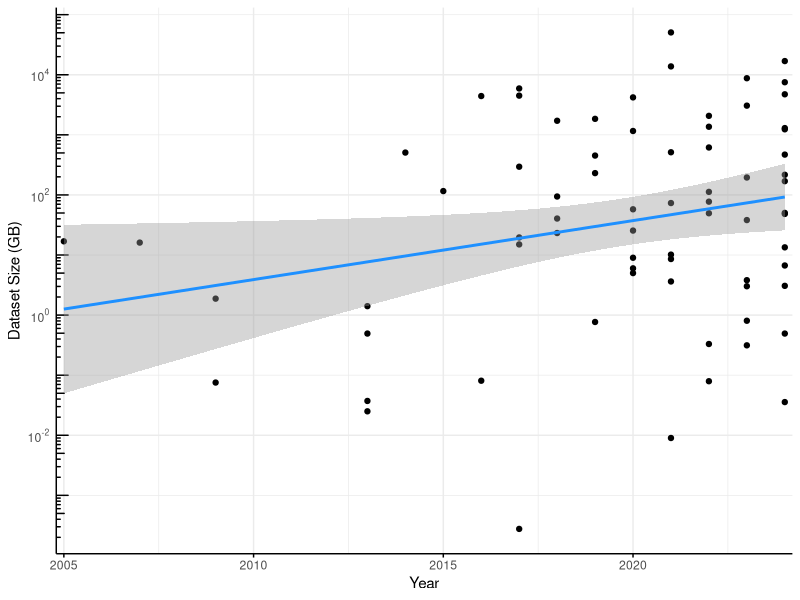
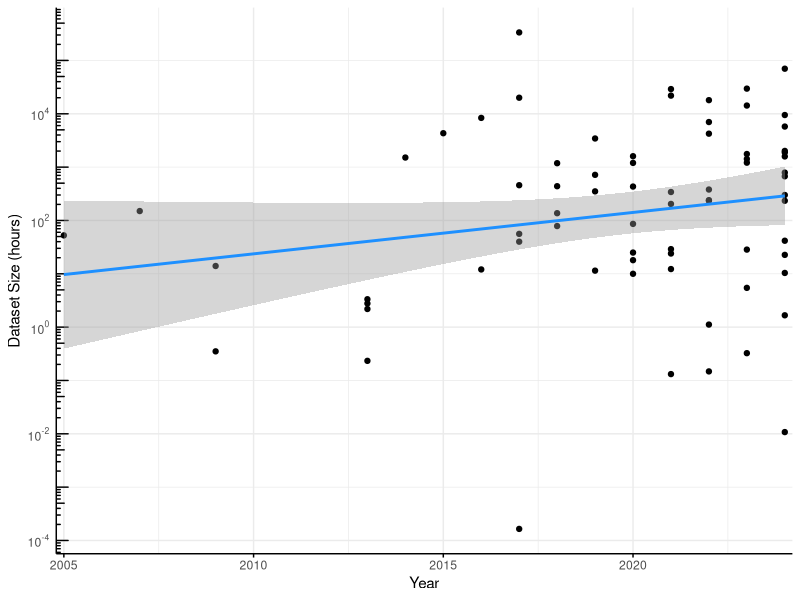
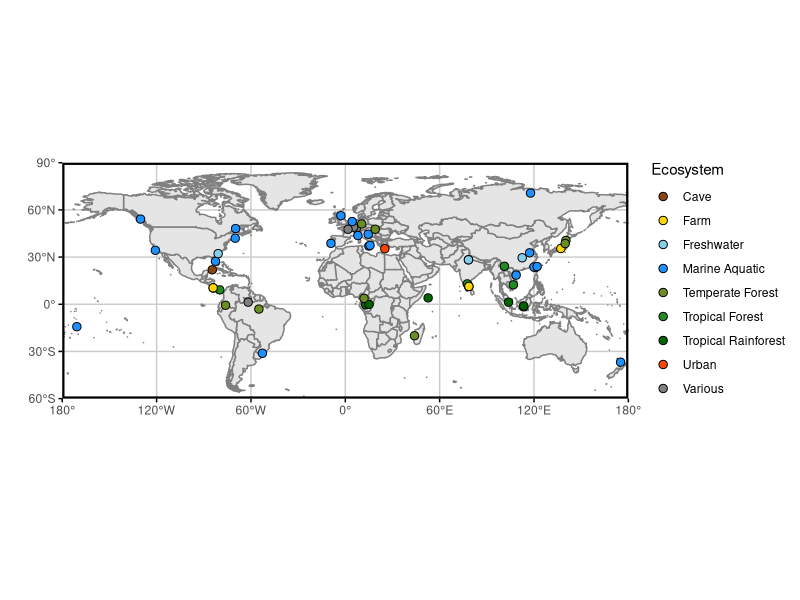
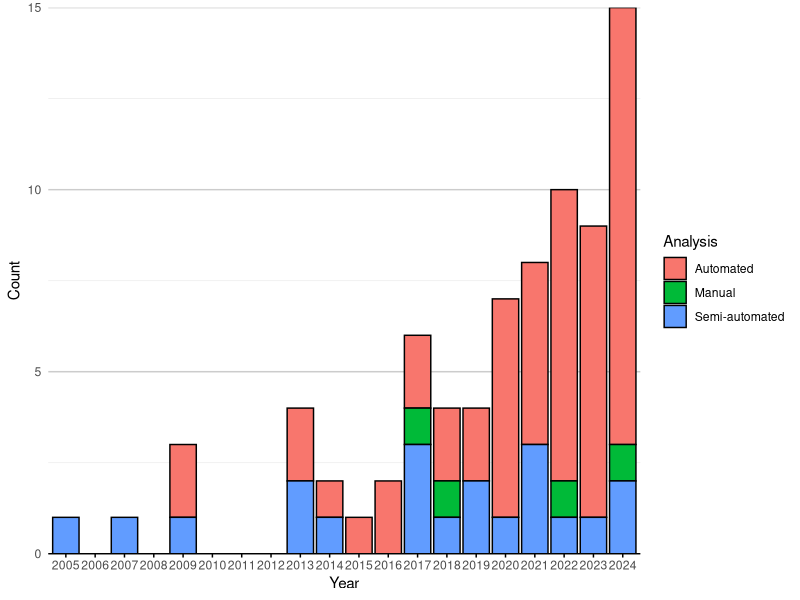
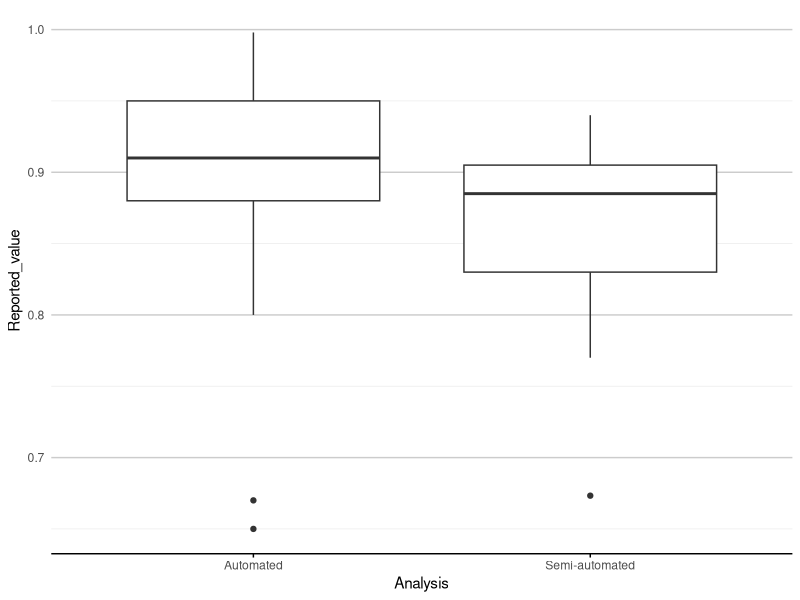
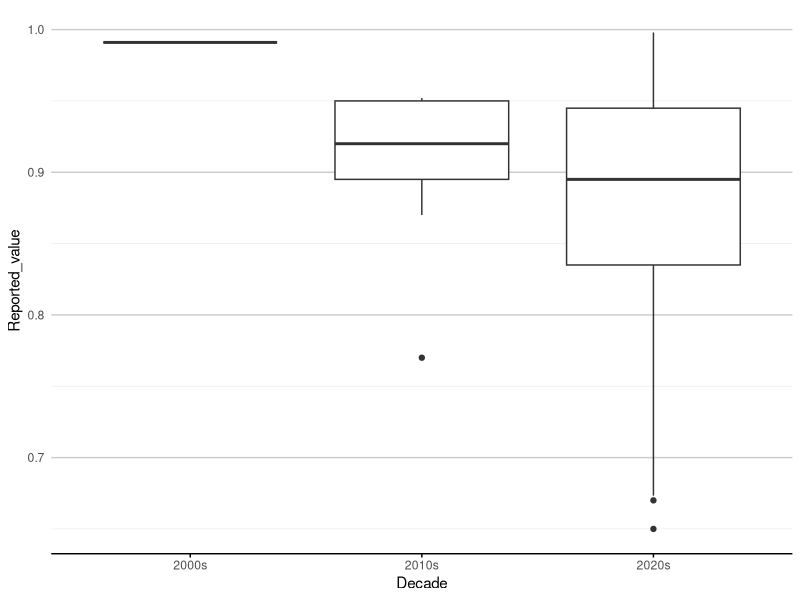
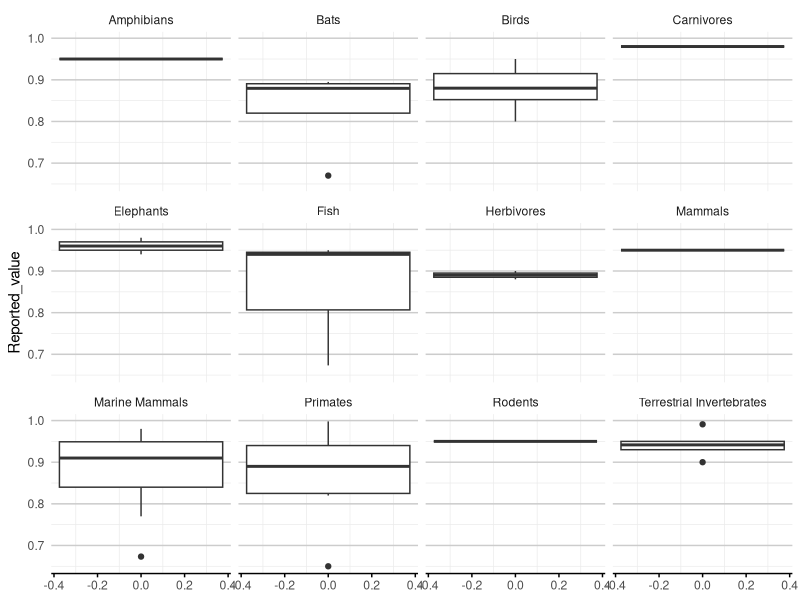
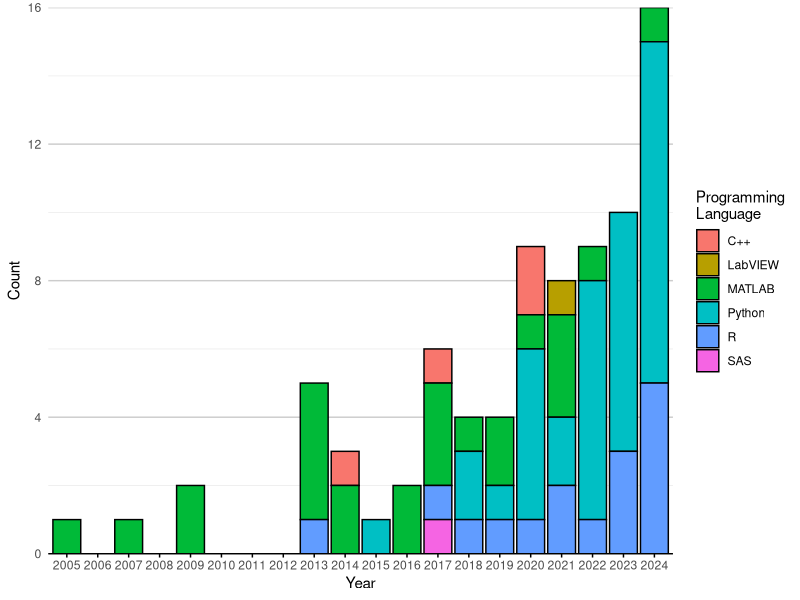

Write R code to recreate these figures, in order.
## ---- chunk 1
library(ggplot2)
library(maps)
library(dplyr)
## ---- chunk 2
df <- read.csv("tagged_literature.csv")
#df$Year <- as.factor(df$Year)

log10_minor_break = function (...){
  function(x) {
    minx         = floor(min(log10(x), na.rm=T))-1;
    maxx         = ceiling(max(log10(x), na.rm=T))+1;
    n_major      = maxx-minx+1;
    major_breaks = seq(minx, maxx, by=1)
    minor_breaks = 
      rep(log10(seq(1, 9, by=4)), times = n_major)+
      rep(major_breaks, each = 9)
    return(10^(minor_breaks))
  }
}

log_breaks = function(maj, radix=10) {
  function(x) {
    minx         = floor(min(logb(x,radix), na.rm=T)) - 1
    maxx         = ceiling(max(logb(x,radix), na.rm=T)) + 1
    n_major      = maxx - minx + 1
    major_breaks = seq(minx, maxx, by=1)
    if (maj) {
      breaks = major_breaks
    } else {
      steps = logb(1:(radix-1),radix)
      breaks = rep(steps, times=n_major) +
               rep(major_breaks, each=radix-1)
    }
    radix^breaks
  }
}
scale_x_log_eng = function(..., radix=10) {
  scale_x_continuous(...,
                     trans=scales::log_trans(radix),
                     breaks=scales::log_breaks(TRUE, radix),
                     minor_breaks=scales::log_breaks(FALSE, radix))
}
scale_y_log_eng = function(..., radix=10) {
  scale_y_continuous(...,
                     trans=scales::log_trans(radix),
                     breaks=scales::log_breaks(TRUE, radix),
                     minor_breaks=scales::log_breaks(FALSE, radix))
}

p <- df |>
  tidyr::drop_na(Dataset_GB) |> 
  #filter(Year >= 2008) |>
  ggplot(aes(Year, Dataset_GB)) + 
  geom_point() + 
  scale_y_log10(
    breaks = scales::trans_breaks("log10", function(x) 10^x),
    labels = scales::trans_format("log10", scales::math_format(10^.x))
  ) +
  annotation_logticks(side="l")+
  geom_smooth(method="lm", color = "dodgerblue") +
  scale_x_continuous(expand = c(0.01,0.01)) +
  labs(y="Dataset Size (GB)") +
  theme_minimal() +
  theme(axis.line = element_line(),
        axis.ticks.x = element_line())
p
ggsave("images/data_trend.png", p, width = 120, height = 120, units = "mm")

p <- df |>
  tidyr::drop_na(Dataset_hours) |> 
  #filter(Year >= 2008) |>
  ggplot(aes(Year, Dataset_hours)) + 
  geom_point() + 
  scale_y_log10(
    breaks = scales::trans_breaks("log10", function(x) 10^x),
    labels = scales::trans_format("log10", scales::math_format(10^.x))
  ) +
  annotation_logticks(side="l")+
  geom_smooth(method="lm", color = "dodgerblue") +
  scale_x_continuous(expand = c(0.01,0.01)) +
  labs(y="Dataset Size (hours)") +
  theme_minimal() +
  theme(axis.line = element_line(),
        axis.ticks.x = element_line())
p
ggsave("images/hours_trend.png", p, width = 120, height = 120, units = "mm")
## ---- chunk 3
# Sample data
#coords <- c("-0.356251N,12.940863E;-0.078775N,15.127076E", "-0.078775N,15.1270777E")

# Function to convert coordinates to numeric values
convert_to_numeric <- function(coord_string) {
  # Split the string by comma
  parts <- strsplit(coord_string, ",")[[1]]
  #remove leading or trailing space
  
  # Extract latitude and longitude, handle direction
  lat <- as.numeric(gsub("[A-Z]", "", parts[1]))
  lon <- as.numeric(gsub("[A-Z]", "", parts[2]))
  
  # Check direction for latitude
  if (grepl("S", parts[1])) {
    lat <- -lat
  }
  
  # Check direction for longitude
  if (grepl("W", parts[2])) {
    lon <- -lon
  }
  
  return(paste0(c(lat, lon), collapse = ","))
}

latlong_df <- df |>
  select(latlong, Ecosystem) |>
  mutate(latlong = strsplit(latlong, ";")) |>
  tidyr::unnest(latlong) |>
  mutate(Ecosystem = strsplit(Ecosystem, ", ")) |>
  tidyr::unnest(Ecosystem) |>
  mutate(latlong = sapply(latlong, convert_to_numeric),
         lat = sapply(strsplit(latlong, ","), function(x) as.numeric(x[1])),
         long = sapply(strsplit(latlong, ","), function(x) as.numeric(x[2]))
)

# Create the world map
world <- map_data("world")

ecosystem_colors <- c(
  "Tropical Forest" = "#228B22",
  "Marine Aquatic" = "#1E90FF",
  "Various" = "#808080",
  "Tropical Rainforest" = "#006400",
  "Freshwater" = "#87CEEB",
  "Temperate Forest" = "#6B8E23",
  "Farm" = "#FFD700",
  "Cave" = "#8B4513",
  "Urban" = "#FF4500"
)

# Plotting
p <- ggplot() +
  # Add world map with light grey fill and dark grey borders
  geom_polygon(data = world, aes(x = long, y = lat, group = group), 
               fill = "grey90", color = "grey50") +
  # Add jittered points for different tags
  geom_jitter(data = latlong_df, aes(x = long, y = lat, fill = Ecosystem), colour="black", size = 2.5, shape=21) +
  # Set coordinate system to map projection
  coord_fixed(ratio = 1, xlim = c(-180, 180), ylim = c(-60, 90), expand = FALSE) +
  # Custom breaks and labels for x (longitude) and y (latitude)
  scale_x_continuous(breaks = seq(-180, 180, by = 60),
                     labels = c("180°", "120°W", "60°W", "0°", "60°E", "120°E", "180°")) +
  scale_y_continuous(breaks = seq(-90, 90, by = 30),
                     labels = c("90°", "60°S", "30°S", "0°", "30°N", "60°N", "90°")) +
  scale_fill_manual(values = ecosystem_colors) +
  # Theme settings
  labs(x="",y="")+
  theme_minimal() +
  theme(
    axis.ticks = element_line(),
    panel.grid.major = element_line(color = "grey80"),    # Light grey grid lines
    panel.grid.minor = element_blank(),                   # No minor grid lines
    panel.border = element_rect(color = "black", fill = NA, linewidth=1.5),  # Black panel border
    axis.text.x = element_text(angle = 0, hjust = 0.5),   # Horizontal x-axis text
    legend.position = "right"                             # Legend on right
  )
p
ggsave("images/ecosystem_map.png", p, width = 240, height = 90, units = "mm")
## ---- chunk 4
bar_theme_x <- theme(panel.grid.major.x = element_blank(),
                   panel.grid.major.y = element_line(colour = "grey80"),
                   axis.line.x = element_line(colour="black"),
                   axis.ticks.x=element_line())
bar_theme_y <- theme(panel.grid.major.y = element_blank(),
                   panel.grid.major.x = element_line(colour = "grey80"),
                   axis.line.y = element_line(colour="black"),
                   axis.ticks.y=element_line())

include_missing_zero <- function(df, col){
  missing_years <- 2005:2024  # This creates c(2025, 2024)

  new_rows <- expand.grid(
    Year  = missing_years,  
    a     = df |> pull({{col}}) |> unique(), 
    Count = 0
  )
  
  colnames(new_rows)[2] <- col

  df <- df |>
    bind_rows(new_rows) |>
    distinct() 
  return(df)
}

keep_gt1 <- function(df, col){
  total_counts <- df |>
    group_by(.data[[col]]) |>
    summarise(Total_Count = n(), .groups = 'drop') |>
    na.omit()

  methods_to_keep <- total_counts |>
    filter(Total_Count > 1) |>
    pull({{ col }})
    
  df[,col] <- ifelse(df[[col]] %in% methods_to_keep, df[[col]], "Other Methods")
  return(df)
}

barplot_counts <- function(df, col, col_title=col, prop=FALSE, year=TRUE, decade=FALSE, bar_col="dodgerblue"){
  if(decade){
    df <- df |>
      mutate(Year = case_when(
        Year >= 2000 & Year < 2010 ~ "2000s",
        Year >= 2010 & Year < 2020 ~ "2010s",
        Year >= 2020 & Year < 2030 ~ "2020s",
        TRUE ~ NA_character_  # Handle years outside these ranges
      ))
  }
  count_data <- df |>
    group_by(Year, .data[[col]], .drop=FALSE) |>
    summarise(Count = n(), .groups = 'drop') |>
    na.omit()
  
  total_count_per_year <- count_data |>
    group_by(Year, .drop=FALSE) |>
    summarise(Total = sum(Count), .groups = 'drop')
  
  count_data <- left_join(count_data, total_count_per_year, by = "Year") |>
    mutate(Percentage = (Count / Total) * 100) 
  
  if(!decade){
    count_data <- count_data |>
    include_missing_zero(col)
  }
  
  if(!year){
    df <- df[df[,col] != "Other Methods",]
    p <- df |>
      ggplot(aes(y = reorder(.data[[col]], .data[[col]], FUN = length, decreasing = FALSE))) +
      geom_bar(stat = "count", fill = bar_col) +  # Fill bars with dodgerblue
      labs(x = "Count", y = col_title) +
      scale_x_continuous(expand = c(0,0))
  } else {
    if(prop){
      p <- count_data |> 
        ggplot(aes(x = factor(Year), y = Percentage, fill = .data[[col]], label=Count)) +
        geom_bar(stat = "identity", colour=ifelse(count_data$Count > 0, "black", NA)) +
        geom_text(size = 3, position = position_stack(vjust = 0.5))+
        labs(x = "Year", y = "Percentage", fill = col_title) +
        scale_y_continuous(expand=c(0,0))
    } else {
      p <- count_data |> 
        ggplot(aes(x = factor(Year), y = Count, fill = .data[[col]])) +
        geom_bar(stat = "identity", colour=ifelse(count_data$Count > 0, "black", NA)) +
        labs(x = "Year", y = "Count", fill = col_title) +
        scale_y_continuous(expand=c(0,0))
    }
  }
  p <- p + 
    #scale_fill_viridis_d()+
    theme_minimal() +
    guides(fill = guide_legend(override.aes = list(colour = "black")))+
    bar_theme_x
  return(p)
}
## ---- chunk 5
# Convert 'NA' to R's NA
df$Analysis[df$Analysis == "NA"] <- NA

p <- barplot_counts(df, "Analysis")
p
ggsave("images/analysis_year.png", p, width = 240, height = 100, units = "mm")
## ---- chunk 6
p <- df |>
  filter((Reported_value != "") & (!is.na(Reported_value))) |>
  mutate(Reported_value = as.numeric(Reported_value)) |>
  tidyr::drop_na(Reported_value) |>
  ggplot(aes(x = Analysis, y = Reported_value)) +
  geom_boxplot() +
  theme_minimal() +
  bar_theme_x
p
ggsave("images/analysis_reportedvalue.png", p, width = 240, height = 100, units = "mm")
## ---- chunk 7
p <- df |>
  filter((Reported_value != "") & (!is.na(Reported_value))) |>
  mutate(Reported_value = as.numeric(Reported_value)) |>
  tidyr::drop_na(Reported_value) |>
  mutate(Decade = case_when(
    Year >= 2000 & Year < 2010 ~ "2000s",
    Year >= 2010 & Year < 2020 ~ "2010s",
    Year >= 2020 & Year < 2030 ~ "2020s",
    TRUE ~ NA_character_  # Handle years outside these ranges
  )) |>
  ggplot(aes(x = Decade, y = Reported_value)) +
  geom_boxplot() +
  theme_minimal() +
  bar_theme_x
p
ggsave("images/decade_reportedvalue.png", p, width = 240, height = 100, units = "mm")
## ---- chunk 8
p <- df |>
  filter((Reported_value != "") & (!is.na(Reported_value))) |>
  mutate(Reported_value = as.numeric(Reported_value)) |>
  tidyr::drop_na(Reported_value) |>
  mutate(Taxa = strsplit(as.character(Taxa), ", ")) |>
  tidyr::unnest(Taxa) |>
  ggplot(aes(y = Reported_value)) +
  geom_boxplot() +
  theme_minimal() +
  bar_theme_x +
  facet_wrap(~Taxa)
p
ggsave("images/taxa_reportedvalue.png", p, width = 240, height = 100, units = "mm")
## ---- chunk 9
# Convert 'NA' to R's NA
df$Prog..language[df$Prog..language == "NA"] <- NA

# Split languages where there are multiple
df_lang <- df |>
  mutate(ProgLanguage = strsplit(as.character(Prog..language), ", ")) |>
  tidyr::unnest(ProgLanguage)

p <- barplot_counts(df_lang, "ProgLanguage", "Programming\nLanguage")
p
ggsave("images/programminglanguage_year.png", p, width = 240, height = 100, units = "mm")
## ---- chunk 10
df_taxa <- df |>
  mutate(Taxa = strsplit(as.character(Taxa), ", ")) |>
  tidyr::unnest(Taxa)

p <- barplot_counts(df_taxa, "Taxa")
p
ggsave("images/taxa_year.png", p, width = 240, height = 100, units = "mm")
## ---- chunk 11
df_analysis <- df |>
  mutate(Analysis.Methods = strsplit(as.character(Analysis.Methods), ", ")) |>
  tidyr::unnest(Analysis.Methods)

df_analysis <- keep_gt1(df_analysis, "Analysis.Methods")
  #filter(Analysis.Methods %in% methods_to_keep)
p <- barplot_counts(df_analysis, "Analysis.Methods")
p
ggsave("images/analysismethods_year.png", p, width = 240, height = 100, units = "mm")
p <- barplot_counts(df_analysis, "Analysis.Methods", year=FALSE)
p
ggsave("images/analysismethods_total.png", p, width = 240, height = 100, units = "mm")
## ---- chunk 12
df_tools <- df |>
  mutate(Automation.Tools = strsplit(as.character(Automation.Tools), ", ")) |>
  tidyr::unnest(Automation.Tools)

df_tools <- keep_gt1(df_tools, "Automation.Tools")

#filter(Analysis.Methods %in% methods_to_keep)
p <- barplot_counts(df_tools, "Automation.Tools", "Automation Tools")
p
ggsave("images/automationtools_year.png", p, width = 240, height = 120, units = "mm")
p <- barplot_counts(df_tools, "Automation.Tools", "Automation Tools", year = FALSE, bar_col="darkmagenta")
p
ggsave("images/automationtools_total.png", p, width = 240, height = 120, units = "mm")
## ---- chunk 13
df_code_available <- df |>
  mutate(Code.availability = strsplit(as.character(Code.availability), ", ")) |>
  tidyr::unnest(Code.availability)

p <- barplot_counts(df_code_available, "Code.availability", "Code\nAvailability")
p
ggsave("images/codeavailable_year.png", p, width = 240, height = 100, units = "mm")
## ---- chunk 14
df_data_available <- df |>
  mutate(Data.Availability = strsplit(as.character(Data.Availability), ", ")) |>
  tidyr::unnest(Data.Availability)

p <- barplot_counts(df_data_available, "Data.Availability", "Data\nAvailability")
p
ggsave("images/dataavailable_year.png", p, width = 240, height = 100, units = "mm")
## ---- chunk 15
#df <- read.csv("tagged_literature.csv")
#df |>
#  mutate(Automation.Tools = strsplit(as.character(Automation.Tools), ", ")) |>
#  tidyr::unnest(Automation.Tools) |>
#  pull(Automation.Tools) |> sort() |> unique()
## ---- chunk 16
#df <- read.csv("tagged_literature.csv")
#df |>
#  mutate(Analysis.Methods = strsplit(as.character(Analysis.Methods), ", ")) |>
#  tidyr::unnest(Analysis.Methods) |>
#  pull(Analysis.Methods) |> sort() |> unique()
## ---- chunk 17
df_eval <- df |>
  mutate(Evaluation.Method = strsplit(as.character(Evaluation.Method), ", ")) |>
  tidyr::unnest(Evaluation.Method)

df_eval <- keep_gt1(df_eval, "Evaluation.Method")
  #filter(Analysis.Methods %in% methods_to_keep)
p <- barplot_counts(df_eval, "Evaluation.Method", "Evaluation Method")
p
ggsave("images/evaluationmethod_year.png", p, width = 240, height = 100, units = "mm")
## ---- chunk 18
#df <- read.csv("tagged_literature.csv")
#df |>
#  mutate(Preprocessing = strsplit(as.character(Preprocessing), ", ")) |>
#  tidyr::unnest(Preprocessing) |>
#  pull(Preprocessing) |> sort() |> unique()
## ---- chunk 19
df_pre <- df |>
  mutate(Preprocessing = strsplit(as.character(Preprocessing), ", ")) |>
  tidyr::unnest(Preprocessing)

df_pre <- keep_gt1(df_pre, "Preprocessing")
  #filter(Analysis.Methods %in% methods_to_keep)
p <- barplot_counts(df_pre, "Preprocessing")
p
ggsave("images/preprocessing_year.png", p, width = 240, height = 100, units = "mm")
p <- barplot_counts(df_pre, "Preprocessing", prop=TRUE)
p
ggsave("images/preprocessing_prop_year.png", p, width = 240, height = 100, units = "mm")
p <- barplot_counts(df_pre, "Preprocessing", prop=TRUE, decade=TRUE)
p
ggsave("images/preprocessing_prop_decade.png", p, width = 240, height = 150, units = "mm")
## ---- chunk 20
count_data <- df_lang |>
    group_by(Year, ProgLanguage, .drop=FALSE) |>
    summarise(Count = n(), .groups = 'drop') |>
    na.omit()
  
total_count_per_year <- count_data |>
  group_by(Year, .drop=FALSE) |>
  summarise(Total = sum(Count), .groups = 'drop')

count_data <- left_join(count_data, total_count_per_year, by = "Year") |>
  mutate(Percentage = (Count / Total) * 100) |>
  include_missing_zero('ProgLanguage')

count_data |> 
  ggplot(aes(x = factor(Year), y = Count, fill = ProgLanguage)) +
  geom_bar(stat = "identity", colour=ifelse(count_data$Count > 0, "black", NA)) +
  labs(x = "Year", y = "Count", fill = 'Language') +
  scale_y_continuous(expand=c(0,0))+
  theme_minimal() +
  guides(fill = guide_legend(override.aes = list(colour = "black")))+
  theme(panel.grid.major.x = element_blank(),
        panel.grid.major.y = element_line(colour = "grey80"),
        axis.line.x = element_line(colour="black"),
        #panel.grid = element_line(colour="lightgrey"),
        axis.ticks.x=element_line())
## ---- chunk 21
df_tools <- df |>
  mutate(Automation.Tools = strsplit(as.character(Automation.Tools), ", ")) |>
  tidyr::unnest(Automation.Tools) |>
  mutate(Taxa = strsplit(as.character(Taxa), ", ")) |>
  tidyr::unnest(Taxa)

df_tools <- keep_gt1(df_tools, "Automation.Tools")
p <- df_tools |>
  filter(Automation.Tools != "Other Methods") |>
      ggplot(aes(y = reorder(Automation.Tools, Automation.Tools, FUN = length, decreasing = FALSE), fill = Taxa)) +
      geom_bar(stat = "count", colour="black") +  # Fill bars with dodgerblue
      labs(x = "Count", y = "Automation Tools") +
      scale_x_continuous(expand = c(0,0)) +
  theme_minimal() +
  bar_theme_y
p
ggsave("images/automationtools_taxa.png", p, width = 240, height = 120, units = "mm")
## ---- chunk 22
df_analysis <- df |>
  mutate(Analysis.Methods = strsplit(as.character(Analysis.Methods), ", ")) |>
  tidyr::unnest(Analysis.Methods) |>
  mutate(Taxa = strsplit(as.character(Taxa), ", ")) |>
  tidyr::unnest(Taxa)

df_analysis <- keep_gt1(df_analysis, "Analysis.Methods")
p <- df_analysis |>
  filter(Analysis.Methods != "Other Methods") |>
      ggplot(aes(y = reorder(Analysis.Methods, Analysis.Methods, FUN = length, decreasing = FALSE), fill = Taxa)) +
      geom_bar(stat = "count", colour="black") +  # Fill bars with dodgerblue
      labs(x = "Count", y = "Analysis Methods") +
      scale_x_continuous(expand = c(0,0)) +
  theme_minimal() +
  bar_theme_y
p
ggsave("images/analysismethods_taxa.png", p, width = 240, height = 120, units = "mm")
## ---- chunk 23
#x axis-year, y-axcis, manual.automatic.semiautomatic

# Assuming your dataframe is called 'df'
# First, preprocess the Monitoring.year column
df_expandyear <- df |>
  filter(!is.na(Monitoring.year)) |>
  #select(Monitoring.year) |>
  # Separate comma-separated values into rows
  tidyr::separate_rows(Monitoring.year, sep = ",") |>
  # Clean up any whitespace
  mutate(Monitoring.year = trimws(Monitoring.year)) |>
  # Create a new column that expands hyphenated years
  mutate(Expanded_Years = purrr::map(Monitoring.year, function(x) {
    if (stringr::str_detect(x, "-")) {
      range <- stringr::str_split(x, "-")[[1]] |> as.numeric()
      return(seq(range[1], range[2]))
    } else {
      return(as.numeric(x))
    }
  })) |>
  # Unnest the list column into individual rows
  tidyr::unnest(Expanded_Years) # Create the boxplot
  
df |>
  ggplot(aes(x=Year, fill=Analysis)) +
  geom_bar(stat="count", colour="black") +
  #ggplot(aes(x = Analysis, y = Expanded_Years)) +
  #geom_boxplot() +
  # Customize the plot
  #make breaks pretty
  scale_y_continuous(expand = c(0,0), breaks = pretty) +
  scale_x_continuous(expand = c(0,0), breaks = pretty) +
  labs(title = "Analysis Type by Year",
       x = "Monitoring Year",
       y = "Count") +
  # Rotate x-axis labels if needed
  theme(panel.grid.major.x = element_blank(),
        panel.grid.major.y = element_line(colour = "grey80"),
        axis.line.x = element_line(colour="black"),
        axis.ticks.x=element_line())
  # Ensure proper spacing
  theme_minimal() +
  bar_theme_x
## ---- chunk 24
#correlation plot between monitoring year and publication year
ggplot(df_expandyear, aes(x=Expanded_Years, y=Year, colour=Title)) +
  geom_point() +
  geom_smooth(method="lm", color = "dodgerblue") +
  labs(title = "Correlation between Monitoring Year and Publication Year",
       x = "Monitoring Year",
       y = "Publication Year") +
  theme_minimal() + 
  #hide legend
  theme(legend.position="none")
